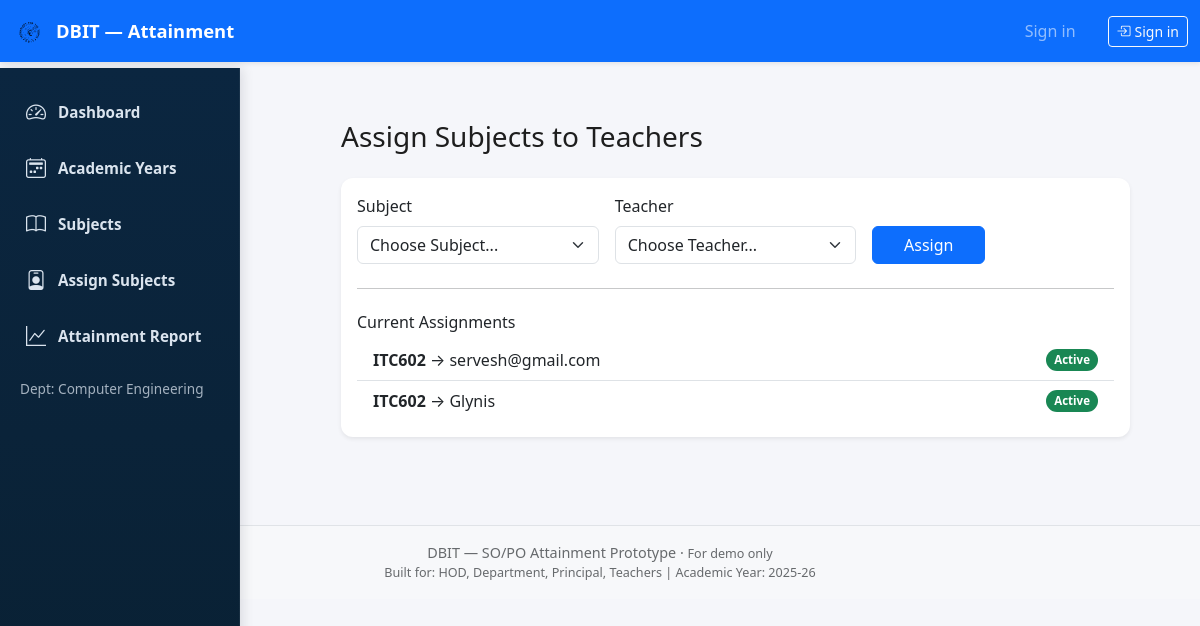
Before: /assign-subjects/ with the older database file.
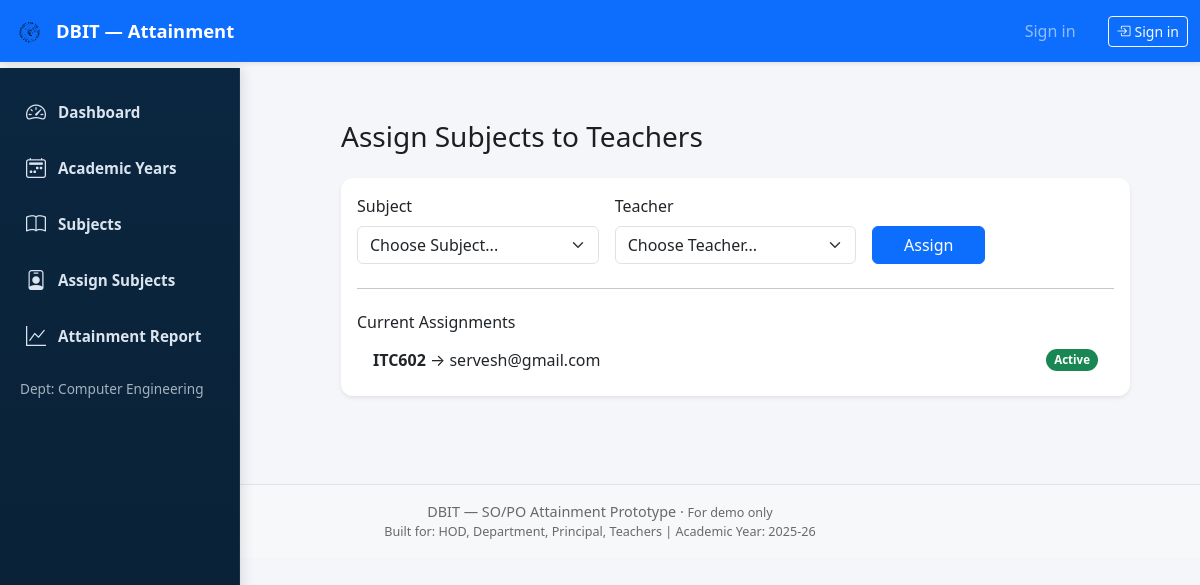
After: the same page with the newer database file.
### attainment/models.py (models this page shows, shortened)
class TeacherCourseAssignment(models.Model):
    teacher = models.ForeignKey(
        User, on_delete=models.CASCADE, related_name="teaching"
    )
    course = models.ForeignKey(
        Course, on_delete=models.CASCADE, related_name="teachers"
    )
    class Meta:
        constraints = [
            models.UniqueConstraint(fields=["course"], name="unique_course_assignment"),
        ]

class Course(models.Model):
    code = models.CharField(max_length=20)
    name = models.CharField(max_length=200)
    department = models.ForeignKey(
        Department, on_delete=models.CASCADE, related_name="courses"
    )
    academic_year = models.ForeignKey(
        AcademicYear, on_delete=models.CASCADE, null=True, blank=True
    )
    semester = models.ForeignKey(
        Semester, on_delete=models.CASCADE,
        null=True, blank=True, related_name="courses"
    )
    program = models.ForeignKey(
        Program, on_delete=models.CASCADE,
        null=True, blank=True, related_name="courses"
    )

### attainment/views.py (the view)
# urls.py: path('assign-subjects/', views.assign_subjects_view, name='assign_subjects'),
def assign_subjects_view(request):
    context = {
        'courses': Course.objects.all(),
        'teachers': User.objects.filter(is_staff=False), # Only show teachers, not admins
        'assignments': TeacherCourseAssignment.objects.all(),
    }
    return render(request, 'assign_subjects.html', context)

### templates/assign_subjects.html (shortened to what this page needs)
{% extends "base.html" %}
{% block content %}
<div class="container-fluid py-4">
  <div class="row">
    <div class="col-md-3">
      {% include "components/sidebar_hod.html" %}
    </div>
    <div class="col-md-9">
      <h3 class="mb-4">Assign Subjects to Teachers</h3>
      <div class="card shadow-sm mb-4">
        <div class="card-body">
          <form method="POST" action="{% url 'assign_subject' %}" class="row g-3 align-items-end">
            <div class="col-md-4">
              <label class="form-label font-weight-bold">Subject</label>
              <select name="course_id" class="form-select" required>
                <option value="" selected disabled>Choose Subject...</option>
              </select>
            </div>
            <div class="col-md-4">
              <label class="form-label font-weight-bold">Teacher</label>
              <select name="teacher_id" class="form-select" required>
                <option value="" selected disabled>Choose Teacher...</option>
              </select>
            </div>
            <div class="col-md-2">
              <button type="submit" class="btn btn-primary w-100">Assign</button>
            </div>
          </form>
          <hr class="my-4">
          <h6>Current Assignments</h6>
          <ul class="list-group list-group-flush">
            {% for assignment in assignments %}
              <li class="list-group-item d-flex justify-content-between align-items-center">
                <span><strong>{{ assignment.course.code }}</strong> &rarr; {{ assignment.teacher.username }}</span>
                <span class="badge bg-success rounded-pill">Active</span>
              </li>
            {% empty %}
              <li class="list-group-item text-muted text-center italic">No assignments found for this cycle.</li>
            {% endfor %}
          </ul>
        </div>
      </div>
    </div>
  </div>
</div>
{% endblock %}

Changed rows visible on the page:
removed TeacherCourseAssignment: course.code "ITC602", teacher.username "Glynis"
